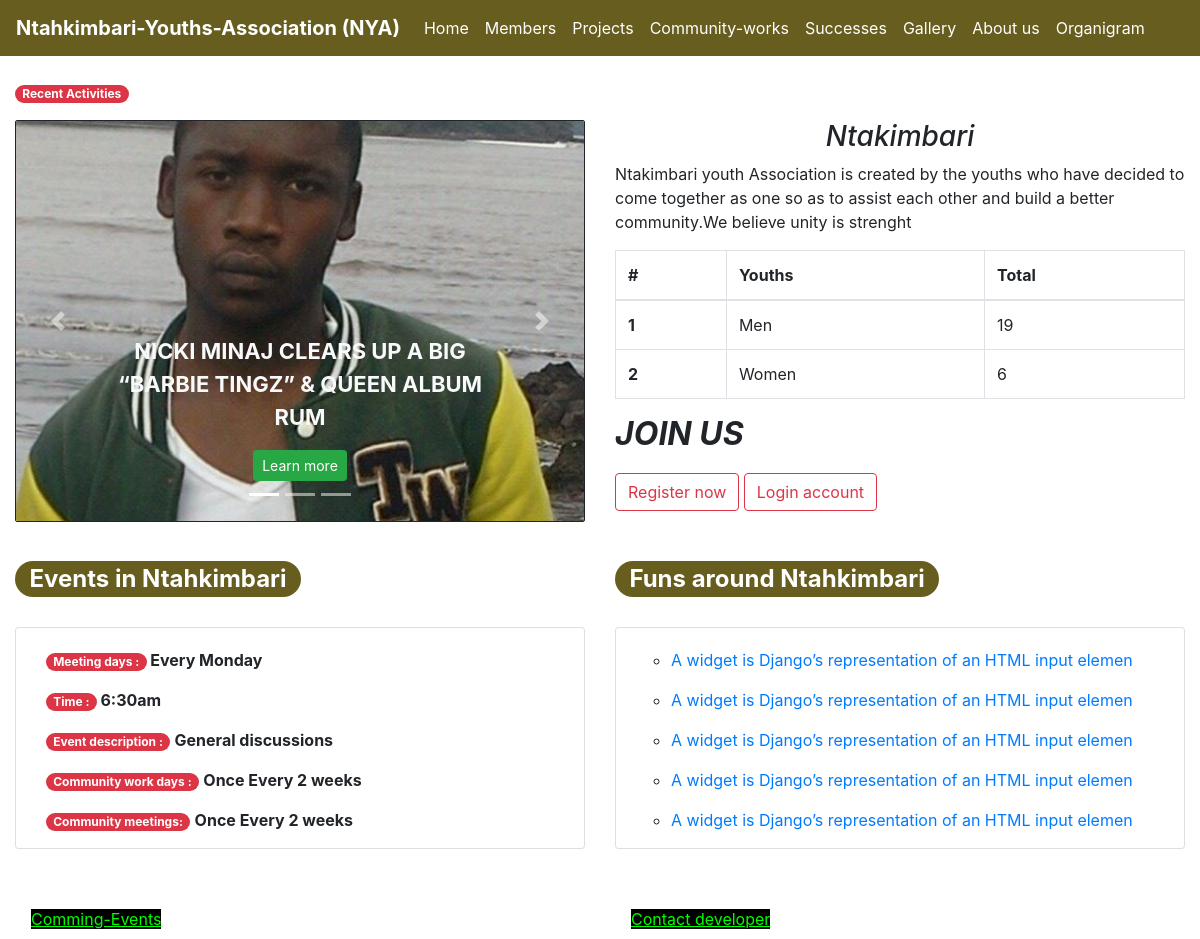
The page / on the database its author committed.
### ntakibariapp/models.py (models this page shows)
class Post(models.Model):
	GALLERY = 'gallery'
	FUN = 'fun'
	PROJECT = 'project'
	TAGS = ((GALLERY,'Gallery'), (FUN, 'Funs'), (PROJECT, 'project'),(None,'category'))
	title = models.CharField(max_length=60)
	description = models.TextField()
	tag = models.CharField(max_length=20, blank=False, choices=TAGS)
	photo = models.ImageField(upload_to='photos', blank=True)
	post_date = models.DateTimeField(default=timezone.now)
	project_completed = models.BooleanField(blank=True, default=False)
	def __str__(self):
		return self.title

### ntakibariapp/views.py (the view)
# urls.py: path('',views.index, name='index'),
def index(request):
	context['funs'] = Post.objects.all().filter(tag='fun').order_by('-post_date')[:6]
	context['recent_activities'] = Post.objects.all().filter(tag='gallery').\
	       order_by('-post_date')[:3]
	context['event'] = Event.objects.all().filter(event_date__gte=timezone.now().\
		   date()).order_by('-post_date')[:1]
	members = Member.objects.all()
	context['male'] = members .filter(sex=['M'])
	context['female'] = members .filter(sex=['F'])
	event = context['event']
	if event:
		context['is_ongoing'] = event[0].event_date == timezone.now().date() and \
		       timezone.now().time() >= event[0].event_time
	return render(request, 'temp/index.html', context)

### ntakibariapp/templates/temp/index.html (shortened to what this page needs)
{% extends 'temp/base.html' %}
{% block body %}
{% load static %}
<div class="container-fluid" >
	<p><span class="badge badge-pill badge-danger">Recent Activities</span></p>
	<div class="row">
		<div class="col-md-6">
			<div id="carouselExampleIndicators" class="carousel slide" data-ride="carousel">
				<ol class="carousel-indicators">
					<li data-target="#carouselExampleIndicators" data-slide-to="0" class="active"></li>
					<li data-target="#carouselExampleIndicators" data-slide-to="1"></li>
					<li data-target="#carouselExampleIndicators" data-slide-to="2"></li>
				</ol>
				<div class="carousel-inner" style="border:solid 1px; min-height:300px; border-radius:2px;">
					<div class="carousel-item active">
						<img class="d-block w-100"
						{% if recent_activities.0.photo %}
						src="{{recent_activities.0.photo.url}}"
						{% else %}
						src="{% static 'temp/img/b.jpg' %}"
						{% endif %} alt="First slide"
						style="width:100%;
							height:400px;
							object-fit:cover;
							object-position:50% 50%;">
						<div class="carousel-caption">
                          <p style="font-weight:bold;font-size:22px">
                          	<a href= "{% url 'ntakimbari:post' recent_activities.0.id %}" class="text-light">{{recent_activities.0.title}}</a>
                          </p>
                          <a href="{% url 'ntakimbari:post' recent_activities.0.id %}"><button class="btn btn-sm btn-success">Learn more</button></a>
                        </div>
					</div>
				</div>
				<a class="carousel-control-prev" href="#carouselExampleIndicators" role="button" data-slide="prev">
					<span class="carousel-control-prev-icon" aria-hidden="true"></span>
				</a>
				<a class="carousel-control-next" href="#carouselExampleIndicators" role="button" data-slide="next">
					<span class="carousel-control-next-icon" aria-hidden="true"></span>
				</a>
			</div>
		</div>
		<div class="col-md-6">
			<h3><center><i>Ntakimbari</i></center></h3>
			<p>Ntakimbari youth Association is created by the youths who have decided to come together as one so as to assist each other and build a better community.We believe unity is strenght </p>
			<table class="table table-bordered">
			  <thead>
			    <tr>
			      <th scope="col">#</th>
			      <th scope="col">Youths</th>
			      <th scope="col">Total</th>
			    </tr>
			  </thead>
			  <tbody>
			    <tr>
			      <th scope="row">1</th>
			      <td>Men</td>
			      <td>{{male|length}}</td>
			    </tr>
			    <tr>
			      <th scope="row">2</th>
			      <td>Women</td>
			      <td>{{female|length}}</td>
			    </tr>
			    </tbody>
			</table>
			<h2 style="text-shadow:"><i><b>JOIN US</b></i></h2>
			<p style="margin-top:20px">
				<a href="{% url 'ntakimbari:register' %}">
					<button type="button" class="btn btn-outline-danger">Register now</button>
				</a>
				<a href="{% url 'ntakimbari:_login' %}">
					<button type="button" class="btn btn-outline-danger">Login account</button>
				</a>
			</p>
		</div>
		<div class="col-md-6" style="margin-top:30px">
			<h2 style="margin-bottom:30px">
				<span class="badge badge-pill" style="background: #665D1E; color:#fff">Events in Ntahkimbari</span>
			</h2>
			<span class="card" style="padding-left:30px;padding-top:20px">
				{% if event %}
				<p>
					<span class="badge badge-pill badge-danger">Event Title :</span>
					{{event.0.title}}
					{% if is_ongoing == True %}
				     <span class="badge badge-pill badge-success">Live event</span>
				    {% endif %}
				</p>
				<p><span class="badge badge-pill badge-danger">Date :</span> {{event.0.event_date}}</p>
				<p><span class="badge badge-pill badge-danger">Time :</span> {{event.0.event_time}}</p>
				<p><span class="badge badge-pill badge-danger">Event description :</span><br>
				  {{event.0.description|slice:'150'}}...
				  <a href="{% url 'ntakimbari:event' event.0.id %}"> Learn more</a>
			    </p>
			    {% else %}
			    <p><span class="badge badge-pill badge-danger">Meeting days :</span><b> Every Monday</b></p>
				<p><span class="badge badge-pill badge-danger">Time :</span><b> 6:30am</b></p>
				<p><span class="badge badge-pill badge-danger">Event description :</span> <b>General discussions</b></p>
				<p><span class="badge badge-pill badge-danger">Community work days :</span> <b>Once Every 2 weeks</b></p>
				<p><span class="badge badge-pill badge-danger">Community meetings:</span> <b>Once Every 2 weeks</b></p>
			    {% endif %}
		    </span>
		</div>
		<div class="col-md-6" style="margin-top:30px;margin-bottom:90px;">
			<h2 style="margin-bottom:30px">
				<span class="badge badge-pill" style="background: #665D1E;color:#fff;">Funs around Ntahkimbari</span>
			</h2>
			<span class="card" style="padding-left:15px;padding-top:20px; min-height:90px">
				{% if funs %}
				 {% for fun in funs %}
				 <ul>
				 	<li style="list-style-type:circle;">
				 		<a href="{% url 'ntakimbari:post' fun.id %}">{{fun}}</a>
				 	</li>
				 </ul>
				 {% endfor %}
				 {% else %}
				 <p><span class="badge badge-pill badge-danger">No Funs</span></p>
				{% endif %}
		    </span>
		</div>
	</div>
</div>
{% endblock %}

### rows shown on the page
Post: photo (picture), title "NICKI MINAJ CLEARS UP A BIG “BARBIE TINGZ” & QUEEN ALBUM RUM"
Post: title "A widget is Django’s representation of an HTML input elemen"
Post: title "A widget is Django’s representation of an HTML input elemen"
Post: title "A widget is Django’s representation of an HTML input elemen"
Post: title "A widget is Django’s representation of an HTML input elemen"
Post: title "A widget is Django’s representation of an HTML input elemen"

### other values the page prints
{{ male|length }} "19"
{{ female|length }} "6"
